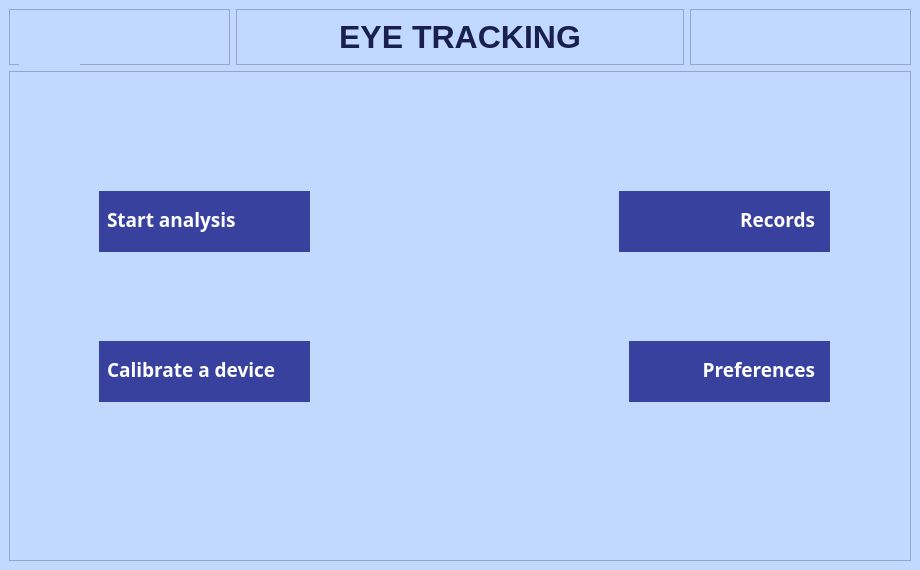
<?xml version="1.0" encoding="UTF-8"?>
<ui version="4.0">
 <class>MainWindow</class>
 <widget class="QMainWindow" name="MainWindow">
  <property name="geometry">
   <rect>
    <x>0</x>
    <y>0</y>
    <width>920</width>
    <height>570</height>
   </rect>
  </property>
  <property name="windowTitle">
   <string>MainWindow</string>
  </property>
  <property name="layoutDirection">
   <enum>Qt::LeftToRight</enum>
  </property>
  <widget class="QWidget" name="centralwidget">
   <property name="styleSheet">
    <string notr="true">QWidget {
	background-color: rgb(194, 217, 255);
}</string>
   </property>
   <layout class="QGridLayout" name="gridLayout">
    <item row="2" column="0" colspan="4">
     <widget class="QFrame" name="frame_2">
      <property name="sizePolicy">
       <sizepolicy hsizetype="Preferred" vsizetype="Preferred">
        <horstretch>0</horstretch>
        <verstretch>1</verstretch>
       </sizepolicy>
      </property>
      <property name="styleSheet">
       <string notr="true">QPushButton {
	background-color: rgb(56,65,157);
	color: white;
	border: 0
}</string>
      </property>
      <property name="frameShape">
       <enum>QFrame::StyledPanel</enum>
      </property>
      <property name="frameShadow">
       <enum>QFrame::Raised</enum>
      </property>
      <widget class="QLabel" name="label_2">
       <property name="geometry">
        <rect>
         <x>80</x>
         <y>70</y>
         <width>746</width>
         <height>310</height>
        </rect>
       </property>
       <property name="text">
        <string/>
       </property>
       <property name="pixmap">
        <pixmap>../../../Downloads/logoWithRectangles.png</pixmap>
       </property>
      </widget>
      <widget class="QPushButton" name="pushButton_2">
       <property name="geometry">
        <rect>
         <x>90</x>
         <y>120</y>
         <width>211</width>
         <height>61</height>
        </rect>
       </property>
       <property name="font">
        <font>
         <family>Yu Gothic UI Semibold</family>
         <pointsize>14</pointsize>
         <weight>75</weight>
         <italic>false</italic>
         <bold>true</bold>
        </font>
       </property>
       <property name="styleSheet">
        <string notr="true">QPushButton {
	text-align: left;
	padding-bottom: 4;
	padding-left: 8
}</string>
       </property>
       <property name="text">
        <string>Start analysis</string>
       </property>
      </widget>
      <widget class="QPushButton" name="pushButton_3">
       <property name="geometry">
        <rect>
         <x>610</x>
         <y>120</y>
         <width>211</width>
         <height>61</height>
        </rect>
       </property>
       <property name="font">
        <font>
         <family>Yu Gothic UI Semibold</family>
         <pointsize>14</pointsize>
         <weight>75</weight>
         <bold>true</bold>
        </font>
       </property>
       <property name="styleSheet">
        <string notr="true">QPushButton {
	text-align: right;
	padding-right: 15;
	padding-bottom: 4
}</string>
       </property>
       <property name="text">
        <string>Records</string>
       </property>
      </widget>
      <widget class="QPushButton" name="pushButton_4">
       <property name="geometry">
        <rect>
         <x>620</x>
         <y>270</y>
         <width>201</width>
         <height>61</height>
        </rect>
       </property>
       <property name="font">
        <font>
         <family>Yu Gothic UI Semibold</family>
         <pointsize>14</pointsize>
         <weight>75</weight>
         <italic>false</italic>
         <bold>true</bold>
        </font>
       </property>
       <property name="styleSheet">
        <string notr="true">QPushButton {
	text-align: right;
	padding-right: 15;
	padding-bottom: 4
}</string>
       </property>
       <property name="text">
        <string>Preferences</string>
       </property>
      </widget>
      <widget class="QPushButton" name="pushButton_5">
       <property name="geometry">
        <rect>
         <x>90</x>
         <y>270</y>
         <width>211</width>
         <height>61</height>
        </rect>
       </property>
       <property name="font">
        <font>
         <family>Yu Gothic UI Semibold</family>
         <pointsize>14</pointsize>
         <weight>75</weight>
         <bold>true</bold>
        </font>
       </property>
       <property name="styleSheet">
        <string notr="true">QPushButton {
	text-align: left;
	padding-bottom: 4;
	padding-left: 8
}</string>
       </property>
       <property name="text">
        <string>Calibrate a device</string>
       </property>
      </widget>
     </widget>
    </item>
    <item row="0" column="3">
     <widget class="QFrame" name="frame_9">
      <property name="frameShape">
       <enum>QFrame::StyledPanel</enum>
      </property>
      <property name="frameShadow">
       <enum>QFrame::Raised</enum>
      </property>
     </widget>
    </item>
    <item row="0" column="0">
     <widget class="QFrame" name="frame_8">
      <property name="frameShape">
       <enum>QFrame::StyledPanel</enum>
      </property>
      <property name="frameShadow">
       <enum>QFrame::Raised</enum>
      </property>
      <widget class="QPushButton" name="pushButton">
       <property name="geometry">
        <rect>
         <x>10</x>
         <y>10</y>
         <width>61</width>
         <height>51</height>
        </rect>
       </property>
       <property name="styleSheet">
        <string notr="true">QPushButton {
	color: rgb(25, 32, 80);
	border: none
}</string>
       </property>
       <property name="text">
        <string/>
       </property>
       <property name="icon">
        <iconset>
         <normaloff>../../../Downloads/Menu (1).png</normaloff>../../../Downloads/Menu (1).png</iconset>
       </property>
       <property name="iconSize">
        <size>
         <width>40</width>
         <height>40</height>
        </size>
       </property>
      </widget>
     </widget>
    </item>
    <item row="0" column="1" colspan="2">
     <widget class="QFrame" name="frame">
      <property name="frameShape">
       <enum>QFrame::StyledPanel</enum>
      </property>
      <property name="frameShadow">
       <enum>QFrame::Raised</enum>
      </property>
      <layout class="QVBoxLayout" name="verticalLayout">
       <item>
        <widget class="QLabel" name="label">
         <property name="sizePolicy">
          <sizepolicy hsizetype="Preferred" vsizetype="Preferred">
           <horstretch>0</horstretch>
           <verstretch>0</verstretch>
          </sizepolicy>
         </property>
         <property name="font">
          <font>
           <pointsize>24</pointsize>
           <weight>75</weight>
           <bold>true</bold>
          </font>
         </property>
         <property name="styleSheet">
          <string notr="true">QLabel {
	color: rgb(25, 32, 80);
}</string>
         </property>
         <property name="lineWidth">
          <number>1</number>
         </property>
         <property name="text">
          <string>EYE TRACKING</string>
         </property>
         <property name="alignment">
          <set>Qt::AlignCenter</set>
         </property>
        </widget>
       </item>
      </layout>
     </widget>
    </item>
   </layout>
  </widget>
 </widget>
 <resources/>
 <connections/>
</ui>
